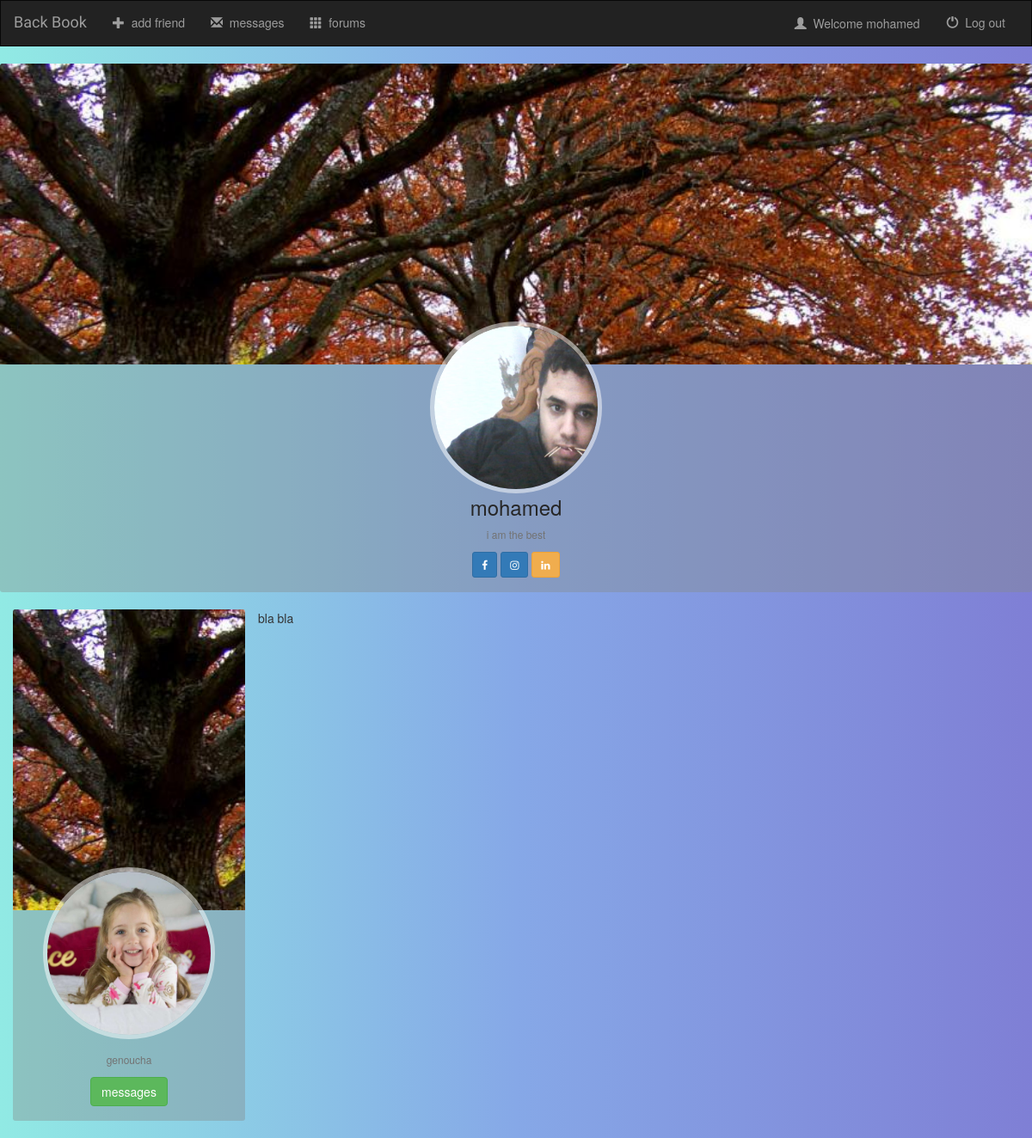
The app's page /profile/ (signed in), older data.
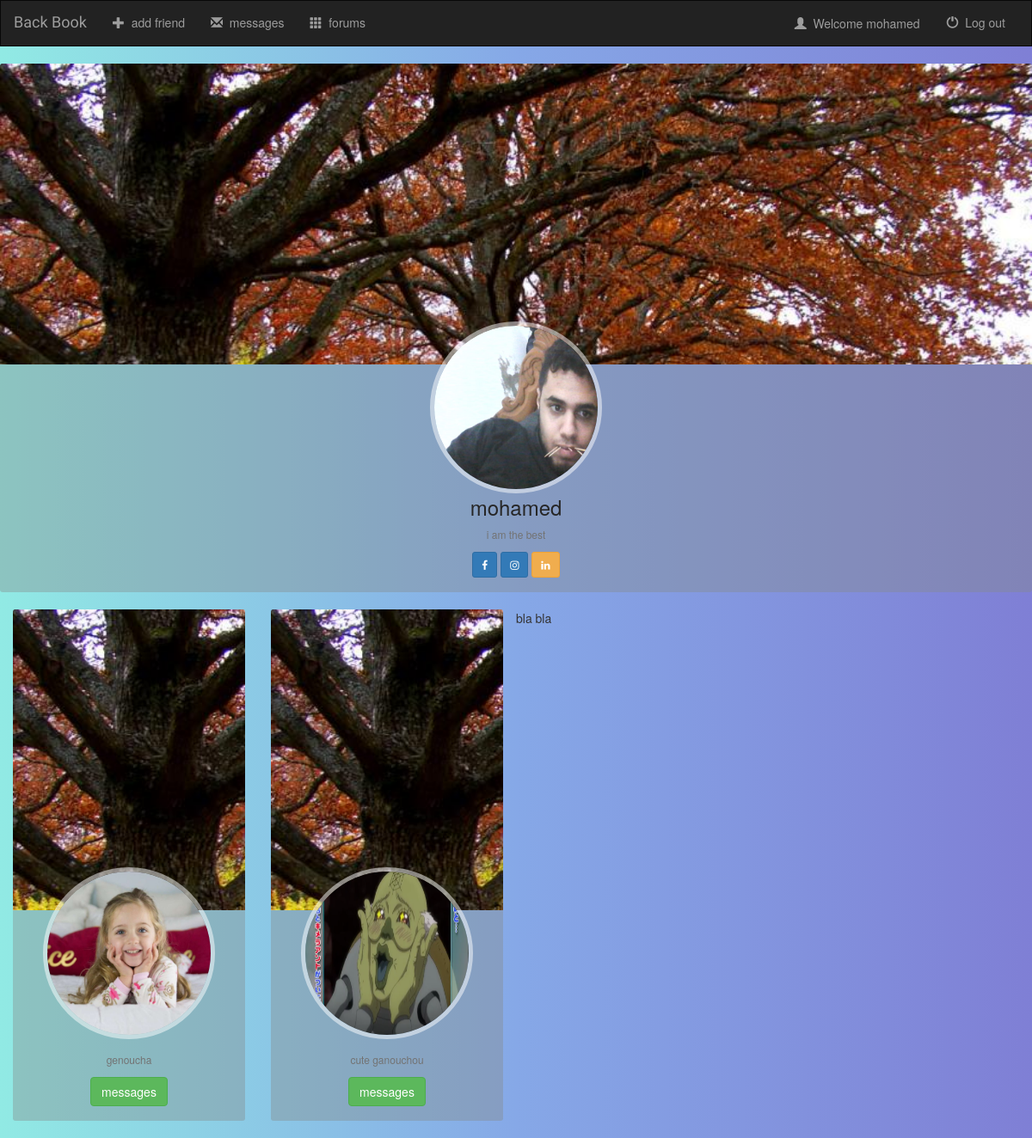
The same page, newer data.
### app/models.py (models this page shows, shortened)
class Friends(models.Model):
    user = models.ForeignKey(UserProfile,on_delete=models.CASCADE,default=None)
    friend = models.ForeignKey(User,on_delete=models.CASCADE,default=None)
    confirmed = models.BooleanField(default=False)
    Isent = models.BooleanField(default=False)
    accepted = models.BooleanField(default=False)

class UserProfile(models.Model):
    user   = models.OneToOneField(User,on_delete=models.CASCADE)
    profilePicture = models.ImageField(null=True)
    sex = models.CharField(default='None',max_length=10)
    bio = models.CharField(null=True,max_length=100)

### app/views.py (the view)
# urls.py: path('profile/', views.profile, name="profile"),
def profile(request):
    try:
        profile = get_object_or_404(UserProfile,user=request.user)
    except :
        profile=None
    profile1 = profile
    l=[]
    try:
        friends = Friends.objects.all().filter(user=profile,confirmed=True)
    except :
        friends = None
    for friend in friends :
        profile = get_object_or_404(UserProfile,user=friend.friend)
        l.append((friend,profile))
    return render(request, 'app/profile.html',{'all_friends':l,'profile':profile1})

### app/context_processors.py (called while the page is built)
def notification(request):
    if not request.user.is_authenticated:
        return {}
    try :
        profile = get_object_or_404(UserProfile,user=request.user)
    except :
        profile=None
    l=[]
    try:
        friends = Friends.objects.all().filter(user=profile,confirmed=False,Isent=False)
        if not friends :
            friends = Friends.objects.all().filter(user=profile,confirmed=True,Isent=False,accepted=True)
    except :
        friends = None
    for friend in friends :
        profile = get_object_or_404(UserProfile,user=friend.friend)
        l.append((friend,profile))
    return {'friends': l}

### app/templates/app/profile.html (shortened to what this page needs)
{% extends 'app/base.html' %}
{% block head %}
{% load static %}
<link href="//maxcdn.bootstrapcdn.com/font-awesome/4.3.0/css/font-awesome.min.css" rel="stylesheet">
<link rel="stylesheet" type="text/css" href="{% static 'app/profile.css' %}" />
<link rel="stylesheet" type="text/css" href="{% static 'app/model.css' %}" />
{% endblock head %}
{% block body %}
<div class="card hovercard">
    <div class="cardheader">
    </div>
    <div class="avatar">
        {% if profile.profilePicture %}
            <img id="{{user.id}}" alt="profile" src="{{profile.profilePicture.url}}">
        {% else %}
            <img id="{{user.id}}" alt="profile" src="/media/empty.png">
        {% endif %}
    </div>
    <div class="info">
        <div class="title">
            <span>{{user.username}}</span>
        </div>
        <div class="desc">{{profile.bio}}</div>
    </div>
    <div class="bottom">
        <a class="btn btn-primary btn-twitter btn-sm" href="https://twitter.com/webmaniac">
            <i class="fa fa-facebook"></i>
        </a>
        <a class="btn btn-primary btn-sm" rel="publisher"
            href="https://plus.google.com/shahnuralam">
            <i class="fa fa-instagram"></i>
        </a>
        <a class="btn btn-warning btn-sm" rel="publisher" href="https://plus.google.com/shahnuralam">
            <i class="fa fa-linkedin"></i>
        </a>
    </div>
</div>
{% if all_friends %}
            {% for friend in all_friends %}
                            <div class="col-sm-7 col-lg-3">
                                <div class="card hovercard">
                                    <div class="cardheader">
                                    </div>
                                    <div class="avatar">
                                        <img id="{{friend.0.id}}" alt="{{friend.0.username}}" src="{{ friend.1.profilePicture.url }}">
                                    </div>
                                    <div class="info">
                                        <div class="desc">{{friend.1.bio}}</div>
                                    </div>
                                    <div class="bottom">
                                        <a class="btn btn-success  btn-md" href="{% url 'app:msg_send' friend.1.id %}">
                                           messages
                                        </a>
                                    </div>
                                </div>
                    </div>
                {% endfor %}
        {% endif %}
<p>
    bla bla
</p>
{% endblock  %}

Row changes from the older to the newer data that the page shows:
added Friends: profilePicture (picture), bio "cute ganouchou"
